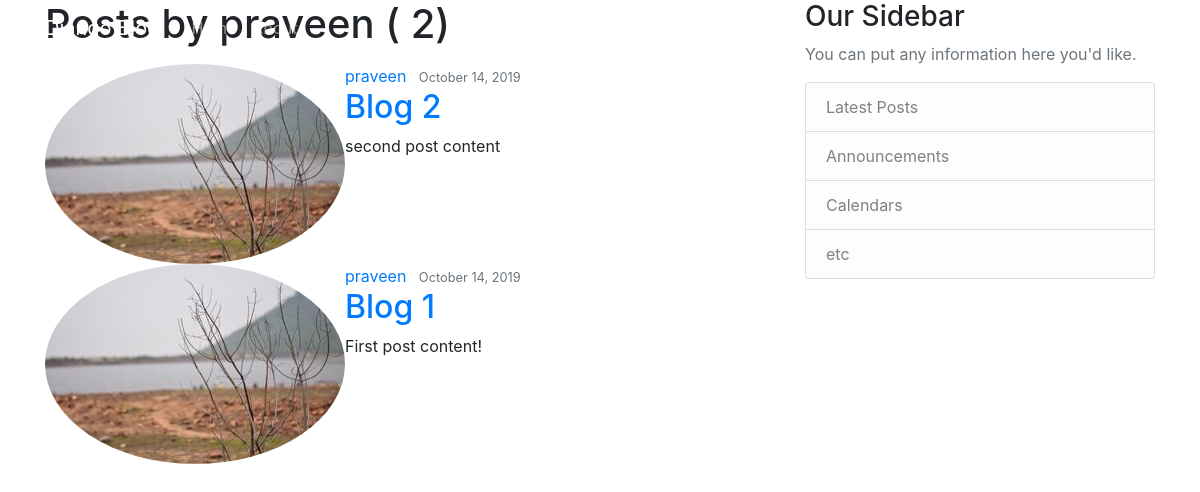
/user/praveen, run on an earlier commit of the app's database.
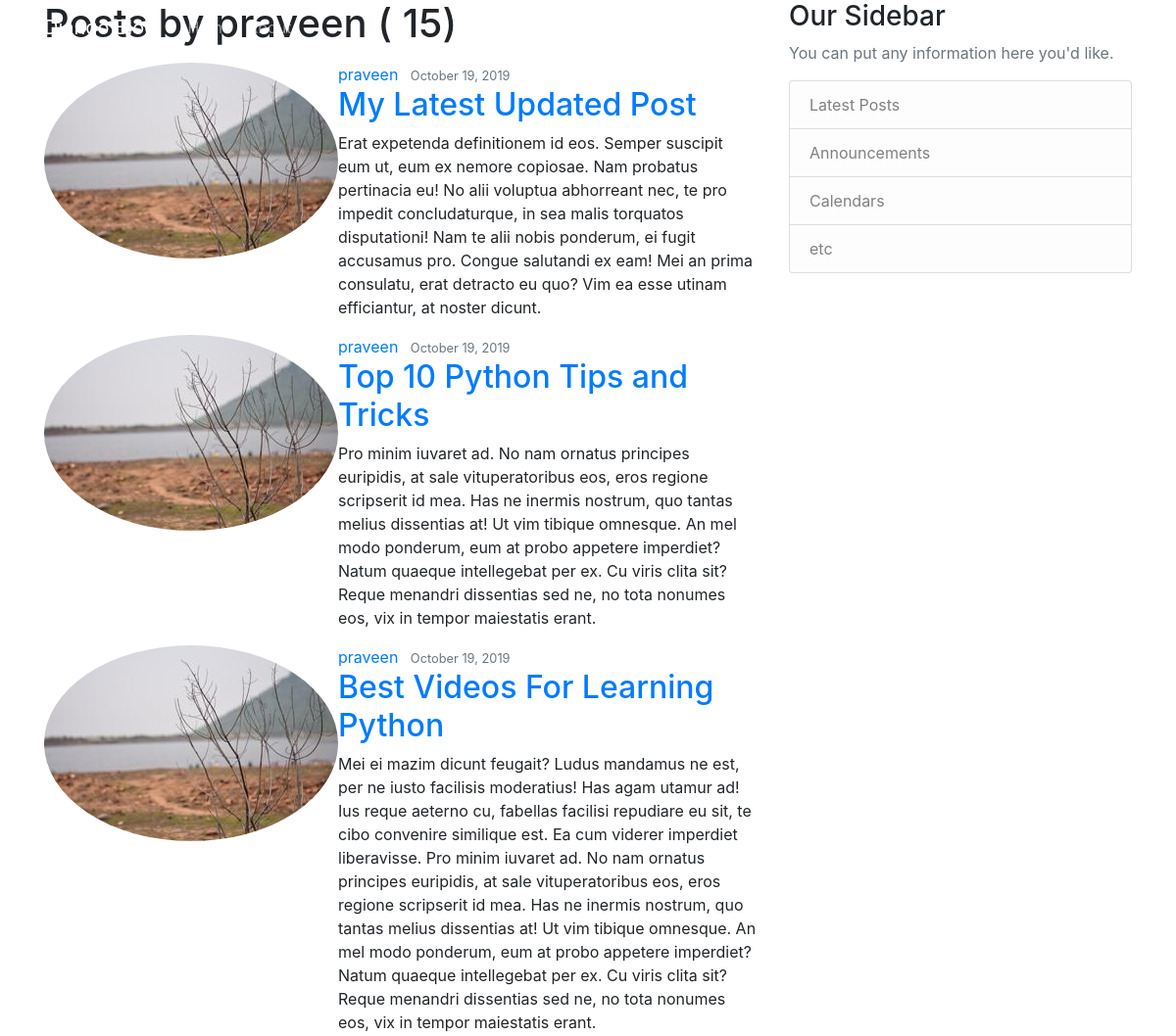
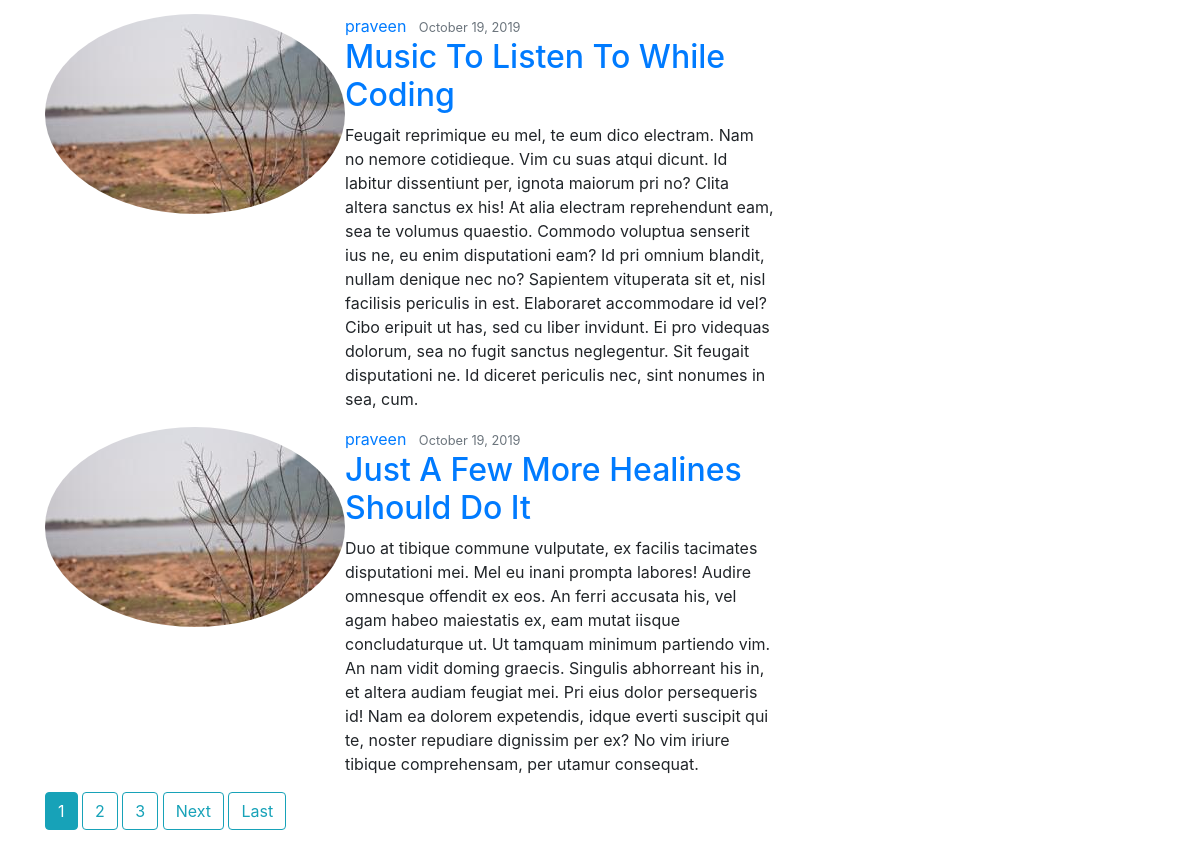
And on a later commit of the database (2 pictures, top to bottom).
### blog/models.py (models this page shows, shortened)
class Post(models.Model):
    title = models.CharField(max_length=150)
    content = models.TextField()
    date_posted = models.DateTimeField(default=timezone.now)
    author = models.ForeignKey(User, on_delete=models.CASCADE)
    objects = models.Manager()

### users/models.py (models this page shows, shortened)
class Profile(models.Model):
    user = models.OneToOneField(User, on_delete=models.CASCADE)
    image = models.ImageField(default='default.JPG', upload_to='profile_pics')

### blog/views.py (the view)
# urls.py: path('user/<str:username>', UserPostListView.as_view(), name="user-post"),
class UserPostListView(ListView):
    model = Post
    template_name = 'blog/user_post.html'  # <app>/<model>_<viewtype>.html
    context_object_name = 'posts'
    paginate_by = 5
    def get_queryset(self):
        user = get_object_or_404(User, username=self.kwargs.get("username"))
        return Post.objects.filter(author=user).order_by('-date_posted')

### blog/templates/blog/user_post.html (shortened to what this page needs)
{% extends "blog/base.html" %}
{% block content %}
    <h1 class="mb-3">Posts by {{ view.kwargs.username }} ( {{ page_obj.paginator.count }})</h1>
{% for post in posts %}
    <article class="media content-section">
        <img class="rounded-circle article-img" src="{{ post.author.profile.image.url }}">
      <div class="media-body">
        <div class="article-metadata">
          <a class="mr-2" href="{% url 'user-post' post.author.username %}">{{ post.author }}</a>
          <small class="text-muted">{{ post.date_posted|date:"F d, Y" }}</small>
        </div>
        <h2><a class="article-title" href="{% url 'post-detail' post.id %}">{{ post.title }}</a></h2>
        <p class="article-content">{{ post.content }}</p>
      </div>
    </article>
{% endfor %}
    {% if is_paginated %}
        {% for num in page_obj.paginator.page_range %}
            {% if page_obj.number == num %}
                <a class="btn btn-info mb-4" href="?page= {{ num }}">{{ num }}</a>
            {% elif num > page_obj.number|add:'-3' and  num < page_obj.number|add:'3' %}
                <a class="btn btn-outline-info mb-4" href="?page= {{ num }}">{{ num }}</a>
            {% endif %}
        {% endfor %}
        {% if page_obj.has_next %}
            <a class="btn btn-outline-info mb-4" href="?page={{ page_obj.next_page_number }}">Next</a>
            <a class="btn btn-outline-info mb-4" href="?page={{ page_obj.paginator.num_pages }}">Last</a>
            {% endif %}
        {% endif %}
{% endblock content %}

What changed in the data, as far as the page shows it:
removed Post: author.profile.image (picture), author "praveen", date_posted "October 14, 2019", title "Blog 2", content "second post content"
removed Post: author.profile.image (picture), author "praveen", date_posted "October 14, 2019", title "Blog 1", content "First post content!"
added Post: author.profile.image (picture), author "praveen", date_posted "October 19, 2019", title "My Latest Updated Post", content "Erat expetenda definitionem id eos. Semper suscipit eum ut, eum ex nemore copiosae. Nam probatus pertinacia eu! No alii voluptua abhorreant nec, te pro impedit concludaturque, in sea malis torquatos disputationi! Nam te alii nobis ponderum, ei fugit accusamus pro. Congue salutandi ex eam! Mei an prima consulatu, erat detracto eu quo? Vim ea esse utinam efficiantur, at noster dicunt."
added Post: author.profile.image (picture), author "praveen", date_posted "October 19, 2019", title "Top 10 Python Tips and Tricks", content "Pro minim iuvaret ad. No nam ornatus principes euripidis, at sale vituperatoribus eos, eros regione scripserit id mea. Has ne inermis nostrum, quo tantas melius dissentias at! Ut vim tibique omnesque. An mel modo ponderum, eum at probo appetere imperdiet? Natum quaeque intellegebat per ex. Cu viris clita sit? Reque menandri dissentias sed ne, no tota nonumes eos, vix in tempor maiestatis erant."
added Post: author.profile.image (picture), author "praveen", date_posted "October 19, 2019", title "Best Videos For Learning Python", content "Mei ei mazim dicunt feugait? Ludus mandamus ne est, per ne iusto facilisis moderatius! Has agam utamur ad! Ius reque aeterno cu, fabellas facilisi repudiare eu sit, te cibo convenire similique est. Ea cum viderer imperdiet liberavisse. Pro minim iuvaret ad. No nam ornatus principes euripidis, at sale vituperatoribus eos, eros regione scripserit id mea. Has ne inermis nostrum, quo tantas melius dissentias at! Ut vim tibique omnesque. An mel modo ponderum, eum at probo appetere imperdiet? Natum quaeque intellegebat per ex. Cu viris clita sit? Reque menandri dissentias sed ne, no tota nonumes eos, vix in tempor maiestatis erant."
added Post: author.profile.image (picture), author "praveen", date_posted "October 19, 2019", title "Music To Listen To While Coding", content "Feugait reprimique eu mel, te eum dico electram. Nam no nemore cotidieque. Vim cu suas atqui dicunt. Id labitur dissentiunt per, ignota maiorum pri no? Clita altera sanctus ex his! At alia electram reprehendunt eam, sea te volumus quaestio. Commodo voluptua senserit ius ne, eu enim disputationi eam? Id pri omnium blandit, nullam denique nec no? Sapientem vituperata sit et, nisl facilisis periculis in est. Elaboraret accommodare id vel? Cibo eripuit ut has, sed cu liber invidunt. Ei pro videquas dolorum, sea no fugit sanctus neglegentur. Sit feugait disputationi ne. Id diceret periculis nec, sint nonumes in sea, cum."
added Post: author.profile.image (picture), author "praveen", date_posted "October 19, 2019", title "Just A Few More Healines Should Do It", content "Duo at tibique commune vulputate, ex facilis tacimates disputationi mei. Mel eu inani prompta labores! Audire omnesque offendit ex eos. An ferri accusata his, vel agam habeo maiestatis ex, eam mutat iisque concludaturque ut. Ut tamquam minimum partiendo vim. An nam vidit doming graecis. Singulis abhorreant his in, et altera audiam feugiat mei. Pri eius dolor persequeris id! Nam ea dolorem expetendis, idque everti suscipit qui te, noster repudiare dignissim per ex? No vim iriure tibique comprehensam, per utamur consequat."
Also different on the page:
{{ page_obj.paginator.count }}: "2" → "15"
new list line: "1"
new list line: "2"
new list line: "3"
text now shown: "Next Last"
